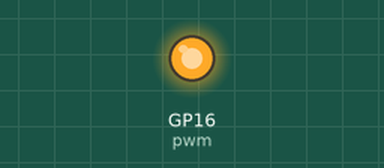
Bench run of a program on a simulated Raspberry Pi Pico running MicroPython. On the bench: output pins drawn as LEDs (lit = HIGH).

Above: at 0.05 s.
At 7.95 s:
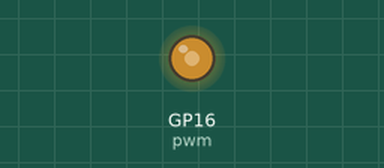
At 11.95 s:
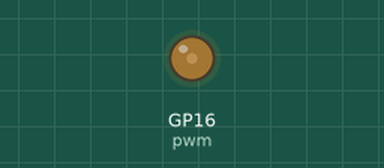
At 15.95 s:
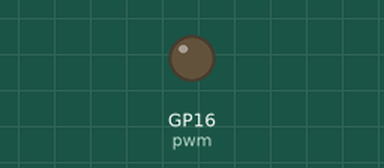
Timing chart, 0 to 20.8 s (numbered marks = the images above):
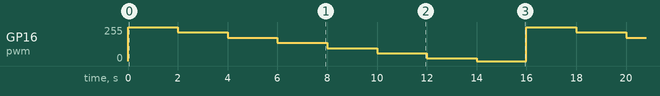

Measured:
- by itself, GP16 (pwm): repeats every 16.0 s: 214/255 2.0 s, 175/255 2.0 s, 136/255 2.0 s, 97/255 2.0 s, 58/255 2.0 s, 20/255 2.0 s, 0/255 2.0 s, 253/255 2.0 s

The program:

pwm2.py
```python
import time
from machine import Pin, PWM


pwm = PWM(Pin(16))

pwm.freq(1000)

#pwm duty high 65025
#pwm duty low  0
#pwm.duty_u16(duty)

while True:

            pwm.duty_u16(65025)
            time.sleep(2)
            pwm.duty_u16(55025)
            time.sleep(2)
            pwm.duty_u16(45025)
            time.sleep(2)
            pwm.duty_u16(35025)
            time.sleep(2)
            pwm.duty_u16(25025)
            time.sleep(2)
            pwm.duty_u16(15025)
            time.sleep(2)
            pwm.duty_u16(5025)
            time.sleep(2)
            pwm.duty_u16(0)
            time.sleep(2)
```
